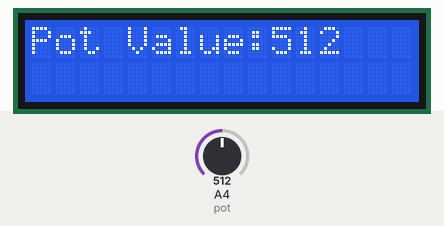
This sketch was run on a simulated Arduino Uno, built with avr-gcc and run on an emulated ATmega328P. Shown: 16×2 character LCD. Inputs (shaded band) come from the test bench; at power-on: A4 (pot) = 512.

Above: at 1.2 s.
1.3 s: A4 (pot) set to 716
At 5.0 s:
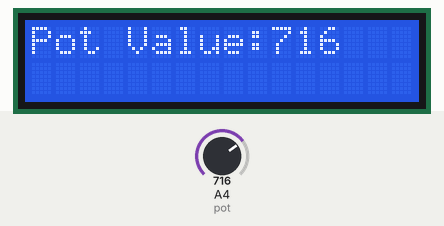
5.9 s: A4 (pot) set to 900
At 7.8 s:
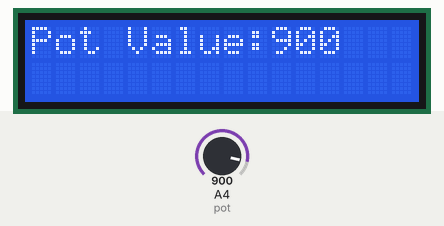
10.5 s: A4 (pot) set to 1023
At 11.8 s:
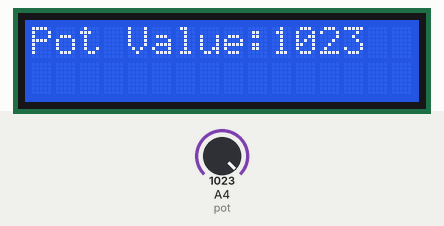
Timing chart, 0 to 13.5 s (numbered marks = the images above; inputs shaded):
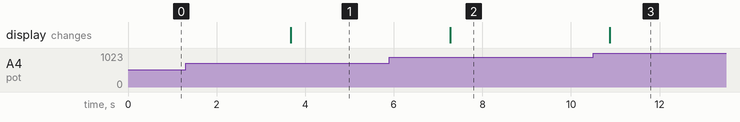

Measured:
- after the input at 1.3 s, the display: changes after 2.4 s (image 1)
- after the input at 5.9 s, the display: changes after 1.4 s (image 2)
- after the input at 10.5 s, the display: changes after 0.37 s (image 3)

The sketch:

Interfacing_Potentiometer_and_Buzzer.ino
```cpp
// including LCD Library
#include <LiquidCrystal.h>

// initialize the library with the numbers of the interface pins
LiquidCrystal lcd(11,12, 14, 15, 16, 17);
// declaring Potentiometer interface pins and input variable
int pot = A4;

void setup()
{
  // set up the LCD's number of columns and rows:
  lcd.begin(16, 2);
  lcd.clear();
  // accept potentiometer input
  pinMode(pot, INPUT);
}

void loop()
{
  int del = pot*100;
  lcd.setCursor(0,0); // set the cursor to col 0 and row 0 of LCD
  lcd.print("Pot Value:"); // prints potentiometer value to LCD
  lcd.print(analogRead(pot)); // prints value on variable: pot to LCD
  digitalWrite(7, HIGH);
  delay(del);
  digitalWrite(7, LOW);
  delay(del);
}
```
